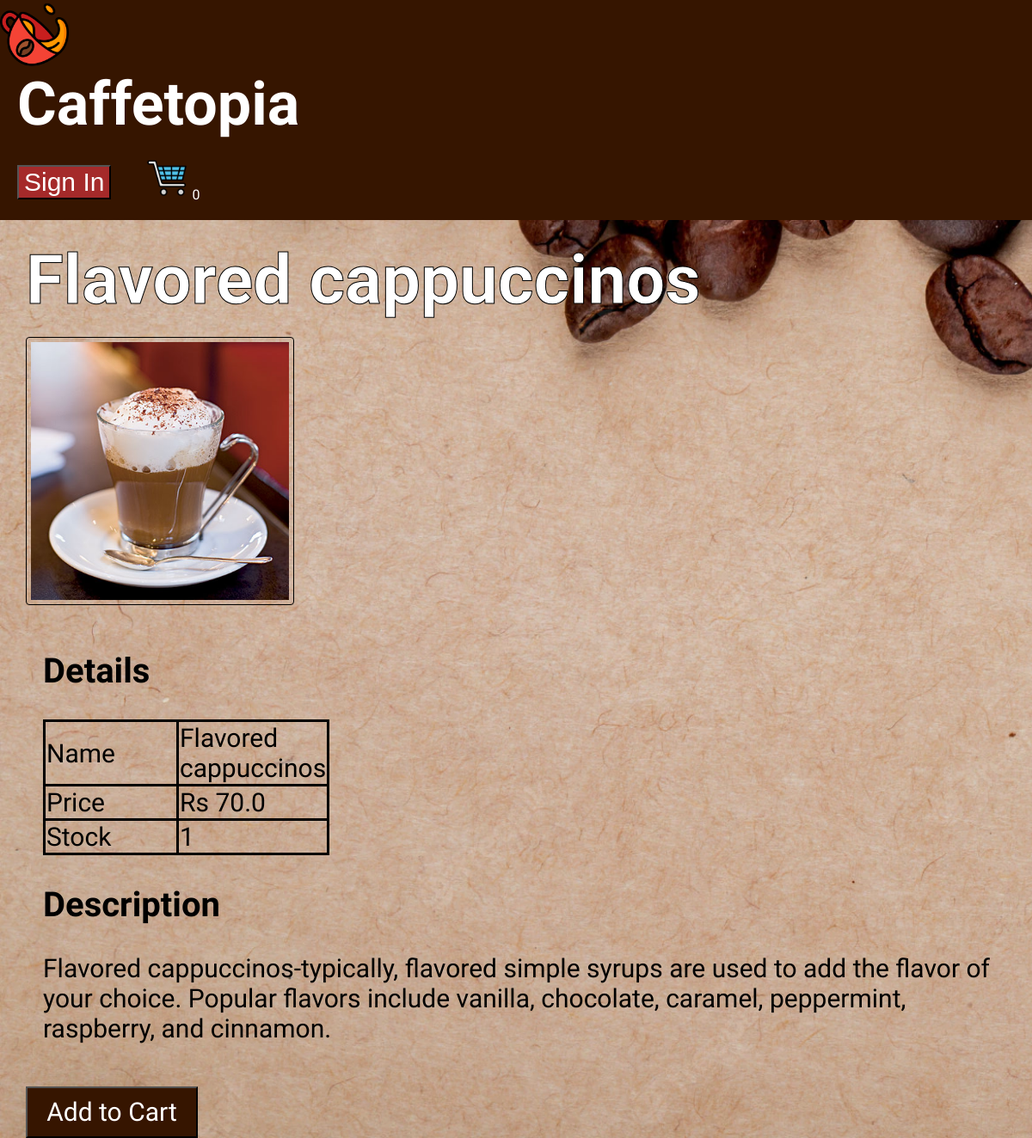
Page /productDescription?productId=4 on the committed database.
### tables this page shows
CREATE TABLE products
		(productId INTEGER PRIMARY KEY,
		name TEXT,
		price REAL,
		description TEXT,
		image TEXT,
		stock INTEGER,
		categoryId INTEGER,
		FOREIGN KEY(categoryId) REFERENCES categories(categoryId)
		);

### main.py (the view)
@app.route("/productDescription")
def productDescription():
    loggedIn, firstName, noOfItems = getLoginDetails()
    productId = request.args.get('productId')
    with sqlite3.connect('database.db') as conn:
        cur = conn.cursor()
        cur.execute('SELECT productId, name, price, description, image, stock FROM products WHERE productId = ?', (productId, ))
        productData = cur.fetchone()
    conn.close()
    return render_template("productDescription.html", data=productData, loggedIn = loggedIn, firstName = firstName, noOfItems = noOfItems)

### main.py (called while the page is built)
def getLoginDetails():
    with sqlite3.connect('database.db') as conn:
        cur = conn.cursor()
        if 'email' not in session:
            loggedIn = False
            firstName = ''
            noOfItems = 0
        else:
            loggedIn = True
            cur.execute("SELECT userId, firstName FROM users WHERE email = ?", (session['email'], ))
            userId, firstName = cur.fetchone()
            cur.execute("SELECT count(productId) FROM kart WHERE userId = ?", (userId, ))
            noOfItems = cur.fetchone()[0]
    conn.close()
    return (loggedIn, firstName, noOfItems)

### templates/productDescription.html (shortened to what this page needs)
<!DOCTYPE html>
<html>
  <head>
    <link rel="stylesheet" href={{url_for('static',
    filename='css/productDescription.css')}} /> <link rel="stylesheet" href={{
    url_for('static', filename='css/topStyle.css')}} />
  </head>
  <body
    style="
      margin: 0px;
      padding: 0px;
      background-image: url('/static/images/des.jpg');
      background-size: cover;
      background-repeat: no-repeat;
    "
  >
    <div
      id="title"
      style="
        font-family: 'Satisfy';
        background-color: #361500;
        margin: 0px;
        padding: 0px;
        display: inline-block;
      "
    >
      <a href="/">
        <img id="logo" style="margin: 0px;width:80px;height:80px;border:
        0px;"src= {{ url_for('static', filename='images/cup.png') }} />
      </a>
      <h1
        style="
          font-family: 'Henny Penny', cursive;
          color: white;
          float: left;
          padding-left: 20px;
          padding-right: 850px;
          margin: 0px;
          font-size: 70px;
        "
      >
        Caffetopia
      </h1>
      {% if not loggedIn %}
      <div id="signInButton" style="font-family: sans-serif; margin-top: 30px">
        <button style="background-color: brown">
          <a
            style="text-decoration: none; font-size: 30px; color: white"
            class="link"
            href="/loginForm"
            >Sign In</a
          >
        </button>
      </div>
      {% endif %}
      <div id="kart">
        <a
          class="link"
          href="/cart"
          style="color: white; text-decoration: none"
        >
          <img src={{url_for('static', filename='images/shopping-cart.png')}}
          style="height: 50px; width:50px;" id="cartIcon" /> {{noOfItems}}
        </a>
      </div>
    </div>
    <div
      id="display"
      style="
        font-family: 'Akaya Telivigala', cursive;
        margin: 0px;
        padding-left: 30px;
        padding-right: 0px;
        padding-top: 0px;
        padding-bottom: 0px;
      "
    >
      <br />
      <div
        id="productName"
        style="
          color: white;
          -webkit-text-stroke: 1px;
          -webkit-text-stroke-color: black;
          font-size: 40px;
          margin: 0px;
          padding: 0px;
        "
      >
        <h1 style="margin: 0px; padding: 0px">{{data[1]}}</h1>
      </div>
      <br />
      <div>
        <img src={{url_for('static', filename='uploads/'+data[4]) }}
        id="productImage"/>
      </div>
      <br /><br />
      <div id="productDescription">
        <h2 style="font-size: 40px">Details</h2>
        <table
          id="descriptionTable"
          style="font-size: 30px; border: 3px solid; border-collapse: collapse"
        >
          <tr>
            <td>Name</td>
            <td>{{data[1]}}</td>
          </tr>
          <tr>
            <td>Price</td>
            <td>Rs {{data[2]}}</td>
          </tr>
          <tr>
            <td>Stock</td>
            <td>{{data[5]}}</td>
          </tr>
        </table>
        <h2 style="font-size: 40px">Description</h2>
        <p style="font-size: 30px; font-style: bold">{{data[3]}}</p>
      </div>
      <div id="addToCart">
        <button style="width: 200px; height: 60px; background-color: #361500">
          <a
            style="
              text-decoration: none;
              font-family: 'Akaya Telivigala', cursive;
              font-size: 30px;
              color: white;
            "
            href="/addToCart?productId={{request.args.get('productId')}}"
            >Add to Cart</a
          >
        </button>
      </div>
    </div>
  </body>
</html>

### static/css/productDescription.css (style rules this page uses)
#display { margin-top: 20px; margin-left: 20px; margin-right: 20px; margin-bottom: 20px; }
#productImage { height: 250px; width: 200px; margin-left: 20px; margin-right: 20px; margin-top: 20px; margin-bottom: 20px; display: inline-block; float: left; }
#productDescription { margin-left: 20px; margin-right: 20px; margin-top: 20px; margin-bottom: 20px; display: inline-block; font-size: 19px; }
#descriptionTable td { width: 150px; }
#addToCart { font-size: 20px; }

### static/css/topStyle.css (style rules this page uses)
#logo { height: 80px; width: 80px; margin-left: 20px; margin-top: 10px; margin-bottom: 10px; margin-right: 20px; float: left; }
#title { background-color: black; display: inline-block; width: 100%; }
#signInButton { color: yellow; margin-top: 20px; margin-bottom: 20px; margin-left: 20px; margin-right: 20px; float: left; }
#kart { color: white; margin-top: 20px; margin-bottom: 20px; margin-left: 20px; margin-right: 20px; float: left; }
#cartIcon { height: 30px; width: 30px; }

### templates/productDescription.html (style rules this page uses)
#productImage { width: 300px; height: 300px; margin: 0px; border: 1px solid #000000; border-radius: 4px; padding: 5px; }
table, th, td { border: 3px solid; }

### rows in the picture
products: name "Flavored cappuccinos", image (picture), price "70.0", stock "1", description "Flavored cappuccinos-typically, flavored simple syrups are used to add the flavor of your choice. Popular flavors include vanilla, chocolate, caramel, peppermint, raspberry, and cinnamon."

### other values in the picture
{{ noOfItems }} "0"
